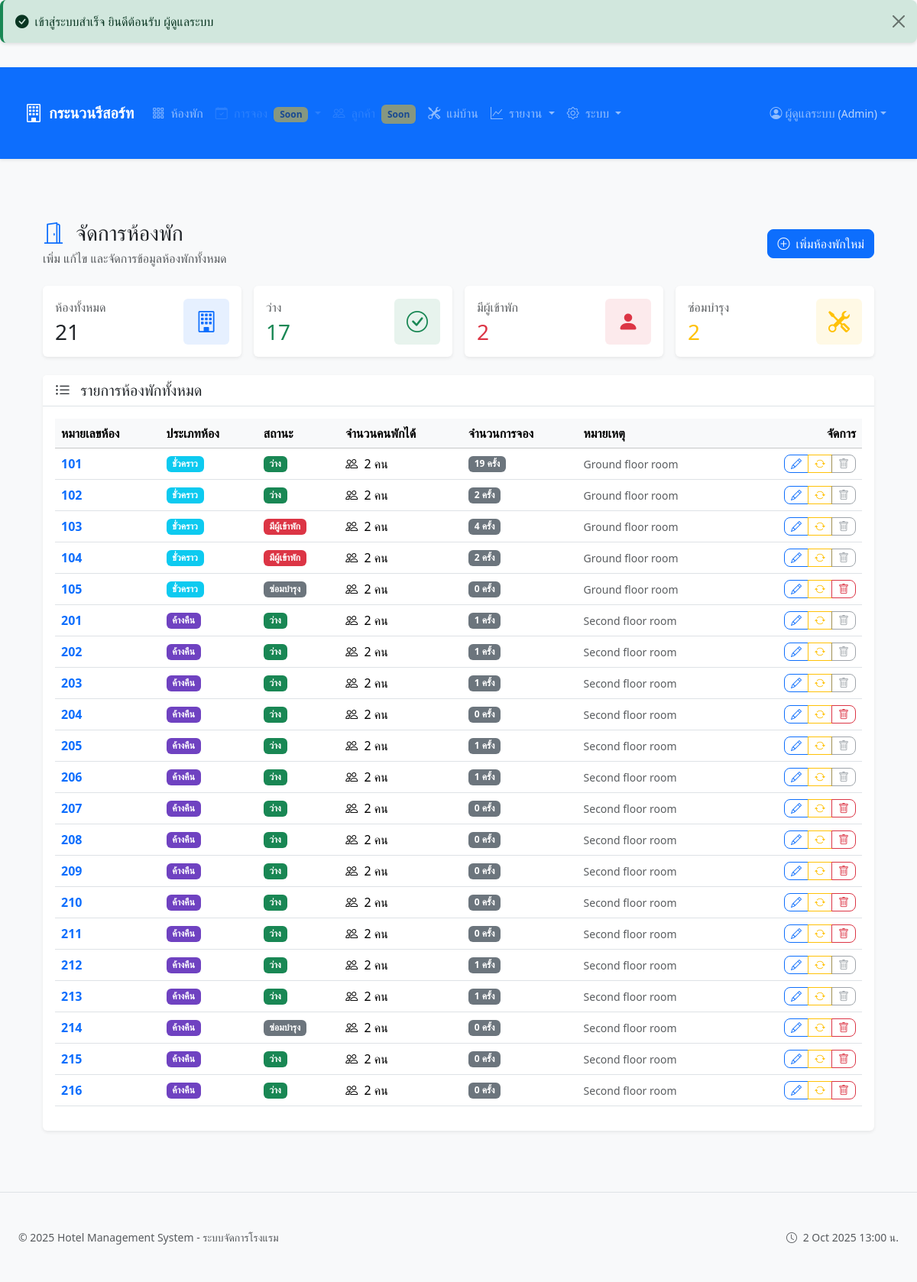
/admin/rooms.php (signed in), run on the app's committed database.
### tables this page shows
CREATE TABLE `hotel_settings` (
  `id` int(10) UNSIGNED NOT NULL,
  `setting_key` varchar(255) NOT NULL,
  `setting_value` text DEFAULT NULL,
  `setting_type` enum('text','number','boolean','json') DEFAULT 'text',
  `description` text DEFAULT NULL,
  `created_at` timestamp NOT NULL DEFAULT current_timestamp(),
  `updated_by` int(10) UNSIGNED DEFAULT NULL,
  `updated_at` timestamp NOT NULL DEFAULT current_timestamp() ON UPDATE current_timestamp()
);

CREATE TABLE `rooms` (
  `id` int(10) UNSIGNED NOT NULL,
  `room_number` varchar(10) NOT NULL,
  `room_type` enum('short','overnight') NOT NULL DEFAULT 'short',
  `status` enum('available','occupied','cleaning','maintenance') NOT NULL DEFAULT 'available',
  `floor` int(11) DEFAULT 1,
  `max_occupancy` int(11) DEFAULT 2,
  `amenities` text DEFAULT NULL,
  `notes` text DEFAULT NULL,
  `created_at` timestamp NOT NULL DEFAULT current_timestamp(),
  `updated_at` timestamp NOT NULL DEFAULT current_timestamp() ON UPDATE current_timestamp(),
  `last_transfer_date` datetime DEFAULT NULL
);

### admin/rooms.php (the view, shortened to what the rows shown need)
<?php
require_once __DIR__ . '/../includes/helpers.php';
require_once __DIR__ . '/../includes/auth.php';
$pdo = getDatabase();
try {
    $sql = "
        SELECT
            r.id,
            r.room_number,
            r.room_type,
            r.status,
            r.max_occupancy,
            r.notes,
            r.created_at,
            r.updated_at,
            COUNT(b.id) as booking_count,
            MAX(b.checkin_at) as last_booking
        FROM rooms r
        LEFT JOIN bookings b ON r.id = b.room_id
        GROUP BY r.id
        ORDER BY r.room_number
    ";
    $stmt = $pdo->query($sql);
    $rooms = $stmt->fetchAll();
} catch (Exception $e) {
    flash_error('เกิดข้อผิดพลาดในการโหลดข้อมูล: ' . $e->getMessage());
    $rooms = [];
}
require_once __DIR__ . '/../templates/layout/header.php';
?>
<div class="container-fluid">
    <div class="d-flex justify-content-between align-items-center mb-4">
        <div>
            <h1 class="h3 mb-1">
                <i class="bi bi-door-open text-primary me-2"></i>
                จัดการห้องพัก
            </h1>
        </div>
    </div>
    <div class="card border-0 shadow-sm">
        <div class="card-body">
            <?php if (empty($rooms)): ?>
                <div class="text-center py-5">
                    <i class="bi bi-inbox fs-1 text-muted"></i>
                    <p class="text-muted mt-2">ยังไม่มีห้องพักในระบบ</p>
                    <button type="button" class="btn btn-primary" data-bs-toggle="modal" data-bs-target="#addRoomModal">
                        <i class="bi bi-plus-circle me-1"></i>
                        เพิ่มห้องพักแรก
                    </button>
                </div>
            <?php else: ?>
                <div class="table-responsive">
                    <table class="table table-hover align-middle">
                        <thead class="table-light">
                            <tr>
                                <th>หมายเลขห้อง</th>
                                <th>ประเภทห้อง</th>
                                <th>สถานะ</th>
                                <th>จำนวนคนพักได้</th>
                                <th>จำนวนการจอง</th>
                                <th>หมายเหตุ</th>
                                <th class="text-end">จัดการ</th>
                            </tr>
                        </thead>
                        <tbody>
                            <?php foreach ($rooms as $room): ?>
                                <tr>
                                    <td>
                                        <strong class="text-primary"><?php echo htmlspecialchars($room['room_number']); ?></strong>
                                    </td>
                                    <td>
                                        <?php
                                        $typeText = $room['room_type'] === 'short' ? 'ชั่วคราว' : 'ค้างคืน';
                                        $typeColor = $room['room_type'] === 'short' ? 'info' : 'purple';
                                        ?>
                                        <span class="badge bg-<?php echo $typeColor; ?>"><?php echo $typeText; ?></span>
                                    </td>
                                    <td>
                                        <?php
                                        $statusInfo = getRoomStatusInfo($room['status']);
                                        ?>
                                        <span class="badge bg-<?php echo $statusInfo['class']; ?>">
                                            <?php echo $statusInfo['label']; ?>
                                        </span>
                                    </td>
                                    <td>
                                        <i class="bi bi-people me-1"></i>
                                        <?php echo $room['max_occupancy']; ?> คน
                                    </td>
                                    <td>
                                        <span class="badge bg-secondary"><?php echo $room['booking_count']; ?> ครั้ง</span>
                                    </td>
                                    <td>
                                        <small class="text-muted">
                                            <?php echo htmlspecialchars($room['notes']) ?: '-'; ?>
                                        </small>
                                    </td>
                                    <td class="text-end">
                                        <div class="btn-group btn-group-sm">
                                            <button type="button" class="btn btn-outline-primary"
                                                    onclick="editRoom(<?php echo htmlspecialchars(json_encode($room)); ?>)">
                                                <i class="bi bi-pencil"></i>
                                            </button>
                                            <button type="button" class="btn btn-outline-warning"
                                                    onclick="changeStatus(<?php echo $room['id']; ?>, '<?php echo htmlspecialchars($room['room_number']); ?>', '<?php echo $room['status']; ?>')">
                                                <i class="bi bi-arrow-repeat"></i>
                                            </button>
                                            <?php if ($room['booking_count'] == 0 && $room['status'] !== 'occupied'): ?>
                                                <button type="button" class="btn btn-outline-danger"
                                                        onclick="deleteRoom(<?php echo $room['id']; ?>, '<?php echo htmlspecialchars($room['room_number']); ?>')">
                                                    <i class="bi bi-trash"></i>
                                                </button>
                                            <?php else: ?>
                                                <button type="button" class="btn btn-outline-secondary" disabled title="ไม่สามารถลบห้องที่มีประวัติการจองได้">
                                                    <i class="bi bi-trash"></i>
                                                </button>
                                            <?php endif; ?>
                                        </div>
                                    </td>
                                </tr>
                            <?php endforeach; ?>
                        </tbody>
                    </table>
                </div>
            <?php endif; ?>
        </div>
    </div>
</div>
<?php require_once __DIR__ . '/../templates/layout/footer.php'; ?>

### templates/partials/navbar.php (shortened to what the rows shown need)
<?php
$currentUser = currentUser();
$isLoggedIn = isLoggedIn();
$userRole = $currentUser['role'] ?? null;
$currentRoute = $_GET['r'] ?? 'home';
$hotelName = 'Hotel Management';
try {
    if (function_exists('getDatabase')) {
        $pdo = getDatabase();
        $stmt = $pdo->query("SELECT setting_value FROM hotel_settings WHERE setting_key = 'hotel_name' LIMIT 1");
        $result = $stmt->fetch();
        if ($result && !empty($result['setting_value'])) {
            $hotelName = $result['setting_value'];
        }
    }
} catch (Exception $e) {
}
?>
<nav class="navbar navbar-expand-lg navbar-dark bg-primary sticky-top shadow-sm">
    <div class="container-fluid">
        <a class="navbar-brand d-flex align-items-center" href="<?php echo $GLOBALS['baseUrl'] ?? '/hotel-app'; ?>/?r=home">
            <i class="bi bi-building me-2 fs-4"></i>
            <span class="fw-bold d-none d-sm-inline"><?php echo htmlspecialchars($hotelName); ?></span>
        </a>
        <div class="collapse navbar-collapse" id="navbarMain">
            <?php if ($isLoggedIn): ?>
                <ul class="navbar-nav me-auto">
                    <li class="nav-item">
                        <a class="nav-link <?php echo str_starts_with($currentRoute, 'rooms') ? 'active' : ''; ?>"
                           href="<?php echo $GLOBALS['baseUrl']; ?>/?r=rooms.board">
                            <i class="bi bi-grid-3x3-gap me-1"></i>
                            <span>ห้องพัก</span>
                        </a>
                    </li>
                    <li class="nav-item dropdown">
                        <a class="nav-link dropdown-toggle disabled opacity-50"
                           href="#" id="navbarBookings" role="button" data-bs-toggle="dropdown" aria-expanded="false"
                           title="ฟีเจอร์นี้อยู่ระหว่างการพัฒนา">
                            <i class="bi bi-calendar-check me-1"></i>
                            <span>การจอง</span>
                            <small class="badge bg-warning text-dark ms-1">Soon</small>
                        </a>
                    </li>
                    <?php if (has_permission($userRole, ['reception', 'admin'])): ?>
                    <li class="nav-item">
                        <a class="nav-link disabled opacity-50"
                           href="#" title="ฟีเจอร์นี้อยู่ระหว่างการพัฒนา">
                            <i class="bi bi-people me-1"></i>
                            <span class="d-none d-md-inline">ลูกค้า</span>
                            <small class="badge bg-warning text-dark ms-1 d-none d-lg-inline">Soon</small>
                        </a>
                    </li>
                    <?php endif; ?>
                    <?php if (has_permission($userRole, ['housekeeping', 'admin'])): ?>
                    <li class="nav-item">
                        <a class="nav-link <?php echo str_starts_with($currentRoute, 'housekeeping') ? 'active' : ''; ?>"
                           href="<?php echo $GLOBALS['baseUrl']; ?>/?r=housekeeping.jobs">
                            <i class="bi bi-tools me-1"></i>
                            <span class="d-none d-lg-inline">แม่บ้าน</span>
                        </a>
                    </li>
                    <?php endif; ?>
                    <?php if (has_permission($userRole, ['reception', 'admin'])): ?>
                    <li class="nav-item dropdown">
                        <a class="nav-link dropdown-toggle <?php echo str_starts_with($currentRoute, 'reports') ? 'active' : ''; ?>"
                           href="#" id="navbarReports" role="button" data-bs-toggle="dropdown" aria-expanded="false">
                            <i class="bi bi-graph-up me-1"></i>
                            <span class="d-none d-lg-inline">รายงาน</span>
                        </a>
                    </li>
                    <?php endif; ?>
                    <?php if (has_permission($userRole, ['admin'])): ?>
                    <li class="nav-item dropdown">
                        <a class="nav-link dropdown-toggle <?php echo str_starts_with($currentRoute, 'admin') || str_starts_with($currentRoute, 'system') ? 'active' : ''; ?>"
                           href="#" id="navbarAdmin" role="button" data-bs-toggle="dropdown" aria-expanded="false">
                            <i class="bi bi-gear me-1"></i>
                            <span class="d-none d-xl-inline">ระบบ</span>
                        </a>
                    </li>
                    <?php endif; ?>
                </ul>
                <ul class="navbar-nav">
                    <li class="nav-item dropdown">
                        <a class="nav-link dropdown-toggle d-flex align-items-center" href="#" id="navbarUser" role="button" data-bs-toggle="dropdown" aria-expanded="false">
                            <i class="bi bi-person-circle me-1"></i>
                            <span class="d-none d-sm-inline">
                                <?php echo htmlspecialchars($currentUser['full_name'] ?? $currentUser['username']); ?>
                            </span>
                            <small class="text-light opacity-75 ms-1 d-none d-md-inline">
                                (<?php echo ucfirst($userRole); ?>)
                            </small>
                        </a>
                    </li>
                </ul>
            <?php endif; ?>
        </div>
    </div>
</nav>

### data on the page
hotel_settings: setting_value "กระนวนรีสอร์ท"
rooms: room_number "101", room_type "ชั่วคราว", status "ว่าง", max_occupancy "2", booking_count "19", notes "Ground floor room"
rooms: room_number "102", room_type "ชั่วคราว", status "ว่าง", max_occupancy "2", booking_count "2", notes "Ground floor room"
rooms: room_number "103", room_type "ชั่วคราว", status "มีผู้เข้าพัก", max_occupancy "2", booking_count "4", notes "Ground floor room"
rooms: room_number "104", room_type "ชั่วคราว", status "มีผู้เข้าพัก", max_occupancy "2", booking_count "2", notes "Ground floor room"
rooms: room_number "105", room_type "ชั่วคราว", status "ซ่อมบำรุง", max_occupancy "2", booking_count "0", notes "Ground floor room"
rooms: room_number "201", room_type "ค้างคืน", status "ว่าง", max_occupancy "2", booking_count "1", notes "Second floor room"
rooms: room_number "202", room_type "ค้างคืน", status "ว่าง", max_occupancy "2", booking_count "1", notes "Second floor room"
rooms: room_number "203", room_type "ค้างคืน", status "ว่าง", max_occupancy "2", booking_count "1", notes "Second floor room"
rooms: room_number "204", room_type "ค้างคืน", status "ว่าง", max_occupancy "2", booking_count "0", notes "Second floor room"
rooms: room_number "205", room_type "ค้างคืน", status "ว่าง", max_occupancy "2", booking_count "1", notes "Second floor room"
rooms: room_number "206", room_type "ค้างคืน", status "ว่าง", max_occupancy "2", booking_count "1", notes "Second floor room"
rooms: room_number "207", room_type "ค้างคืน", status "ว่าง", max_occupancy "2", booking_count "0", notes "Second floor room"
rooms: room_number "208", room_type "ค้างคืน", status "ว่าง", max_occupancy "2", booking_count "0", notes "Second floor room"
rooms: room_number "209", room_type "ค้างคืน", status "ว่าง", max_occupancy "2", booking_count "0", notes "Second floor room"
rooms: room_number "210", room_type "ค้างคืน", status "ว่าง", max_occupancy "2", booking_count "0", notes "Second floor room"
rooms: room_number "211", room_type "ค้างคืน", status "ว่าง", max_occupancy "2", booking_count "0", notes "Second floor room"
rooms: room_number "212", room_type "ค้างคืน", status "ว่าง", max_occupancy "2", booking_count "1", notes "Second floor room"
rooms: room_number "213", room_type "ค้างคืน", status "ว่าง", max_occupancy "2", booking_count "1", notes "Second floor room"
rooms: room_number "214", room_type "ค้างคืน", status "ซ่อมบำรุง", max_occupancy "2", booking_count "0", notes "Second floor room"
rooms: room_number "215", room_type "ค้างคืน", status "ว่าง", max_occupancy "2", booking_count "0", notes "Second floor room"
rooms: room_number "216", room_type "ค้างคืน", status "ว่าง", max_occupancy "2", booking_count "0", notes "Second floor room"

### other printed values
$message "เข้าสู่ระบบสำเร็จ ยินดีต้อนรับ ผู้ดูแลระบบ"
$currentUser['full_name'] "ผู้ดูแลระบบ"
$userRole "Admin"
$totalRooms "21"
$availableRooms "17"
$occupiedRooms "2"
$maintenanceRooms "2"
